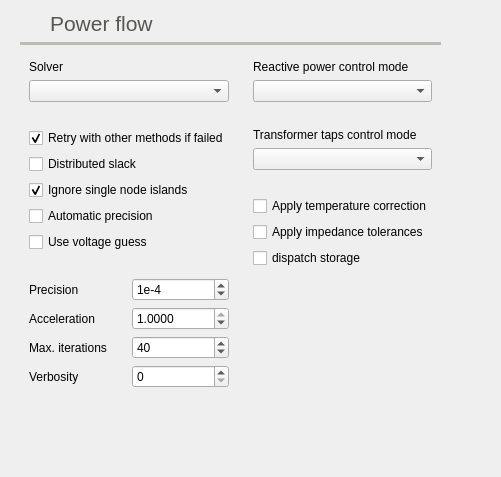
          <widget class="QWidget" name="tab_3">
           <attribute name="icon">
            <iconset resource="icons.qrc">
             <normaloff>:/Icons/icons/pf.svg</normaloff>:/Icons/icons/pf.svg</iconset>
           </attribute>
           <attribute name="title">
            <string>PF</string>
           </attribute>
           <attribute name="toolTip">
            <string>Power flow settings</string>
           </attribute>
           <layout class="QHBoxLayout" name="horizontalLayout_23">
            <item>
             <widget class="QFrame" name="frame_13">
              <property name="frameShape">
               <enum>QFrame::NoFrame</enum>
              </property>
              <property name="frameShadow">
               <enum>QFrame::Raised</enum>
              </property>
              <layout class="QGridLayout" name="gridLayout_9">
               <property name="topMargin">
                <number>0</number>
               </property>
               <item row="2" column="0">
                <widget class="QFrame" name="frame_19">
                 <property name="frameShape">
                  <enum>QFrame::NoFrame</enum>
                 </property>
                 <property name="frameShadow">
                  <enum>QFrame::Raised</enum>
                 </property>
                 <layout class="QGridLayout" name="gridLayout_22">
                  <item row="11" column="1">
                   <widget class="QSpinBox" name="max_iterations_spinBox">
                    <property name="toolTip">
                     <string>&lt;html&gt;&lt;head/&gt;&lt;body&gt;&lt;p&gt;Maximum numberof iterations to use.&lt;/p&gt;&lt;p&gt;&lt;br/&gt;&lt;/p&gt;&lt;p&gt;Tipical values: &lt;/p&gt;&lt;p&gt;Newton Raphson: 5&lt;/p&gt;&lt;p&gt;Levenberg-Marquards: 20&lt;/p&gt;&lt;p&gt;Fast decoupled: 10&lt;/p&gt;&lt;p&gt;Others: 20&lt;/p&gt;&lt;/body&gt;&lt;/html&gt;</string>
                    </property>
                    <property name="minimum">
                     <number>1</number>
                    </property>
                    <property name="maximum">
                     <number>1000</number>
                    </property>
                    <property name="value">
                     <number>40</number>
                    </property>
                   </widget>
                  </item>
                  <item row="3" column="0" colspan="2">
                   <widget class="QCheckBox" name="helm_retry_checkBox">
                    <property name="toolTip">
                     <string>&lt;html&gt;&lt;head/&gt;&lt;body&gt;&lt;p&gt;If the selected method does not converge, try a list of methods that may help&lt;/p&gt;&lt;/body&gt;&lt;/html&gt;</string>
                    </property>
                    <property name="text">
                     <string>Retry with other methods if failed</string>
                    </property>
                    <property name="checked">
                     <bool>true</bool>
                    </property>
                   </widget>
                  </item>
                  <item row="9" column="0">
                   <widget class="QLabel" name="label_5">
                    <property name="text">
                     <string>Precision</string>
                    </property>
                   </widget>
                  </item>
                  <item row="5" column="0" colspan="2">
                   <widget class="QCheckBox" name="ignore_single_node_islands_checkBox">
                    <property name="toolTip">
                     <string>If active, the islands of a single node are ignored.</string>
                    </property>
                    <property name="text">
                     <string>Ignore single node islands</string>
                    </property>
                    <property name="checked">
                     <bool>true</bool>
                    </property>
                   </widget>
                  </item>
                  <item row="2" column="0" colspan="2">
                   <widget class="QLabel" name="label_86">
                    <property name="text">
                     <string/>
                    </property>
                   </widget>
                  </item>
                  <item row="10" column="0">
                   <widget class="QLabel" name="label_11">
                    <property name="text">
                     <string>Acceleration</string>
                    </property>
                   </widget>
                  </item>
                  <item row="9" column="1">
                   <widget class="QSpinBox" name="tolerance_spinBox">
                    <property name="toolTip">
                     <string>&lt;html&gt;&lt;head/&gt;&lt;body&gt;&lt;p&gt;Exponent of the precission to use.&lt;/p&gt;&lt;p&gt;precision = 1x10^-factor&lt;/p&gt;&lt;p&gt;i.e.&lt;/p&gt;&lt;p&gt;factor=3&lt;/p&gt;&lt;p&gt;precision = 1e-3&lt;/p&gt;&lt;/body&gt;&lt;/html&gt;</string>
                    </property>
                    <property name="prefix">
                     <string>1e-</string>
                    </property>
                    <property name="minimum">
                     <number>1</number>
                    </property>
                    <property name="maximum">
                     <number>15</number>
                    </property>
                    <property name="value">
                     <number>4</number>
                    </property>
                   </widget>
                  </item>
                  <item row="12" column="1">
                   <widget class="QSpinBox" name="verbositySpinBox">
                    <property name="toolTip">
                     <string>Level of console information. 0: None, 1: some information, 2: all the information</string>
                    </property>
                    <property name="maximum">
                     <number>2</number>
                    </property>
                   </widget>
                  </item>
                  <item row="7" column="0" colspan="2">
                   <widget class="QCheckBox" name="use_voltage_guess_checkBox">
                    <property name="text">
                     <string>Use voltage guess</string>
                    </property>
                   </widget>
                  </item>
                  <item row="10" column="1">
                   <widget class="QDoubleSpinBox" name="muSpinBox">
                    <property name="toolTip">
                     <string>Factor by which multiply each jacobian result. In practice this is used to slow down troublesome solutions.</string>
                    </property>
                    <property name="decimals">
                     <number>4</number>
                    </property>
                    <property name="minimum">
                     <double>0.000100000000000</double>
                    </property>
                    <property name="maximum">
                     <double>1.000000000000000</double>
                    </property>
                    <property name="singleStep">
                     <double>0.100000000000000</double>
                    </property>
                    <property name="value">
                     <double>1.000000000000000</double>
                    </property>
                   </widget>
                  </item>
                  <item row="11" column="0">
                   <widget class="QLabel" name="label_6">
                    <property name="text">
                     <string>Max. iterations</string>
                    </property>
                   </widget>
                  </item>
                  <item row="1" column="0" colspan="2">
                   <widget class="QComboBox" name="solver_comboBox"/>
                  </item>
                  <item row="13" column="0" colspan="2">
                   <widget class="QLabel" name="label_22">
                    <property name="text">
                     <string/>
                    </property>
                   </widget>
                  </item>
                  <item row="4" column="0" colspan="2">
                   <widget class="QCheckBox" name="distributed_slack_checkBox">
                    <property name="toolTip">
                     <string>&lt;html&gt;&lt;head/&gt;&lt;body&gt;&lt;p&gt;If active, the slack power is distributed among the generators according to their installed power &amp;quot;Snom&amp;quot;&lt;/p&gt;&lt;/body&gt;&lt;/html&gt;</string>
                    </property>
                    <property name="text">
                     <string>Distributed slack</string>
                    </property>
                   </widget>
                  </item>
                  <item row="0" column="0">
                   <widget class="QLabel" name="label_2">
                    <property name="text">
                     <string>Solver</string>
                    </property>
                   </widget>
                  </item>
                  <item row="14" column="0">
                   <spacer name="verticalSpacer_10">
                    <property name="orientation">
                     <enum>Qt::Vertical</enum>
                    </property>
                    <property name="sizeHint" stdset="0">
                     <size>
                      <width>20</width>
                      <height>40</height>
                     </size>
                    </property>
                   </spacer>
                  </item>
                  <item row="6" column="0" colspan="2">
                   <widget class="QCheckBox" name="auto_precision_checkBox">
                    <property name="toolTip">
                     <string>If active, GridCal finds a precission that suits the magnitude of the power injections so that the power flow is meaningful</string>
                    </property>
                    <property name="text">
                     <string>Automatic precision</string>
                    </property>
                   </widget>
                  </item>
                  <item row="12" column="0">
                   <widget class="QLabel" name="label_23">
                    <property name="text">
                     <string>Verbosity</string>
                    </property>
                   </widget>
                  </item>
                  <item row="8" column="0" colspan="2">
                   <widget class="QLabel" name="label_87">
                    <property name="text">
                     <string/>
                    </property>
                   </widget>
                  </item>
                 </layout>
                </widget>
               </item>
               <item row="2" column="1">
                <widget class="QFrame" name="frame_36">
                 <property name="frameShape">
                  <enum>QFrame::NoFrame</enum>
                 </property>
                 <property name="frameShadow">
                  <enum>QFrame::Plain</enum>
                 </property>
                 <layout class="QVBoxLayout" name="verticalLayout_4">
                  <item>
                   <widget class="QLabel" name="label_48">
                    <property name="text">
                     <string>Reactive power control mode</string>
                    </property>
                   </widget>
                  </item>
                  <item>
                   <widget class="QComboBox" name="reactive_power_control_mode_comboBox"/>
                  </item>
                  <item>
                   <widget class="QLabel" name="label_64">
                    <property name="text">
                     <string/>
                    </property>
                   </widget>
                  </item>
                  <item>
                   <widget class="QLabel" name="label_50">
                    <property name="text">
                     <string>Transformer taps control mode</string>
                    </property>
                   </widget>
                  </item>
                  <item>
                   <widget class="QComboBox" name="taps_control_mode_comboBox"/>
                  </item>
                  <item>
                   <widget class="QLabel" name="label_65">
                    <property name="text">
                     <string/>
                    </property>
                   </widget>
                  </item>
                  <item>
                   <widget class="QCheckBox" name="temperature_correction_checkBox">
                    <property name="toolTip">
                     <string>Correct the branches resistance using the temperature</string>
                    </property>
                    <property name="text">
                     <string>Apply temperature correction</string>
                    </property>
                   </widget>
                  </item>
                  <item>
                   <widget class="QCheckBox" name="apply_impedance_tolerances_checkBox">
                    <property name="text">
                     <string>Apply impedance tolerances</string>
                    </property>
                   </widget>
                  </item>
                  <item>
                   <widget class="QCheckBox" name="dispatch_storage_checkBox">
                    <property name="toolTip">
                     <string>&lt;html&gt;&lt;head/&gt;&lt;body&gt;&lt;p&gt;When enabled, the storage devices beheave as actual storage devices taking into account their energy limitations when delivering power.&lt;/p&gt;&lt;p&gt;When disabled, the storage devices beheave exactly as controlled generators&lt;/p&gt;&lt;/body&gt;&lt;/html&gt;</string>
                    </property>
                    <property name="text">
                     <string>dispatch storage</string>
                    </property>
                   </widget>
                  </item>
                  <item>
                   <spacer name="verticalSpacer_14">
                    <property name="orientation">
                     <enum>Qt::Vertical</enum>
                    </property>
                    <property name="sizeHint" stdset="0">
                     <size>
                      <width>20</width>
                      <height>40</height>
                     </size>
                    </property>
                   </spacer>
                  </item>
                 </layout>
                </widget>
               </item>
               <item row="1" column="0" colspan="2">
                <widget class="Line" name="line_14">
                 <property name="palette">
                  <palette>
                   <active>
                    <colorrole role="WindowText">
                     <brush brushstyle="SolidPattern">
                      <color alpha="255">
                       <red>186</red>
                       <green>189</green>
                       <blue>182</blue>
                      </color>
                     </brush>
                    </colorrole>
                   </active>
                   <inactive>
                    <colorrole role="WindowText">
                     <brush brushstyle="SolidPattern">
                      <color alpha="255">
                       <red>186</red>
                       <green>189</green>
                       <blue>182</blue>
                      </color>
                     </brush>
                    </colorrole>
                   </inactive>
                   <disabled>
                    <colorrole role="WindowText">
                     <brush brushstyle="SolidPattern">
                      <color alpha="255">
                       <red>190</red>
                       <green>190</green>
                       <blue>190</blue>
                      </color>
                     </brush>
                    </colorrole>
                   </disabled>
                  </palette>
                 </property>
                 <property name="frameShadow">
                  <enum>QFrame::Plain</enum>
                 </property>
                 <property name="lineWidth">
                  <number>4</number>
                 </property>
                 <property name="orientation">
                  <enum>Qt::Horizontal</enum>
                 </property>
                </widget>
               </item>
               <item row="0" column="0" colspan="2">
                <widget class="QFrame" name="frame_20">
                 <property name="frameShape">
                  <enum>QFrame::NoFrame</enum>
                 </property>
                 <property name="frameShadow">
                  <enum>QFrame::Raised</enum>
                 </property>
                 <layout class="QHBoxLayout" name="horizontalLayout_9">
                  <property name="leftMargin">
                   <number>0</number>
                  </property>
                  <property name="topMargin">
                   <number>0</number>
                  </property>
                  <property name="rightMargin">
                   <number>0</number>
                  </property>
                  <property name="bottomMargin">
                   <number>0</number>
                  </property>
                  <item>
                   <widget class="QLabel" name="label_63">
                    <property name="minimumSize">
                     <size>
                      <width>24</width>
                      <height>24</height>
                     </size>
                    </property>
                    <property name="maximumSize">
                     <size>
                      <width>24</width>
                      <height>24</height>
                     </size>
                    </property>
                    <property name="text">
                     <string/>
                    </property>
                    <property name="pixmap">
                     <pixmap resource="icons.qrc">:/Icons/icons/pf.svg</pixmap>
                    </property>
                    <property name="scaledContents">
                     <bool>true</bool>
                    </property>
                   </widget>
                  </item>
                  <item>
                   <widget class="QLabel" name="label_17">
                    <property name="palette">
                     <palette>
                      <active>
                       <colorrole role="WindowText">
                        <brush brushstyle="SolidPattern">
                         <color alpha="255">
                          <red>85</red>
                          <green>87</green>
                          <blue>83</blue>
                         </color>
                        </brush>
                       </colorrole>
                      </active>
                      <inactive>
                       <colorrole role="WindowText">
                        <brush brushstyle="SolidPattern">
                         <color alpha="255">
                          <red>85</red>
                          <green>87</green>
                          <blue>83</blue>
                         </color>
                        </brush>
                       </colorrole>
                      </inactive>
                      <disabled>
                       <colorrole role="WindowText">
                        <brush brushstyle="SolidPattern">
                         <color alpha="255">
                          <red>190</red>
                          <green>190</green>
                          <blue>190</blue>
                         </color>
                        </brush>
                       </colorrole>
                      </disabled>
                     </palette>
                    </property>
                    <property name="font">
                     <font>
                      <pointsize>16</pointsize>
                     </font>
                    </property>
                    <property name="text">
                     <string>Power flow</string>
                    </property>
                    <property name="alignment">
                     <set>Qt::AlignBottom|Qt::AlignLeading|Qt::AlignLeft</set>
                    </property>
                   </widget>
                  </item>
                 </layout>
                </widget>
               </item>
              </layout>
             </widget>
            </item>
            <item>
             <spacer name="horizontalSpacer_5">
              <property name="orientation">
               <enum>Qt::Horizontal</enum>
              </property>
              <property name="sizeHint" stdset="0">
               <size>
                <width>40</width>
                <height>20</height>
               </size>
              </property>
             </spacer>
            </item>
           </layout>
          </widget>
